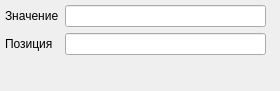
                 <widget class="QWidget" name="nd_insert">
                  <widget class="QWidget" name="formLayoutWidget_8">
                   <property name="geometry">
                    <rect>
                     <x>0</x>
                     <y>0</y>
                     <width>271</width>
                     <height>82</height>
                    </rect>
                   </property>
                   <layout class="QFormLayout" name="formLayout_14">
                    <property name="leftMargin">
                     <number>5</number>
                    </property>
                    <property name="topMargin">
                     <number>5</number>
                    </property>
                    <property name="rightMargin">
                     <number>5</number>
                    </property>
                    <property name="bottomMargin">
                     <number>5</number>
                    </property>
                    <item row="0" column="0">
                     <widget class="QLabel" name="insertValueLabel_nd">
                      <property name="text">
                       <string>Значение</string>
                      </property>
                     </widget>
                    </item>
                    <item row="0" column="1">
                     <widget class="QLineEdit" name="insertValueLineEdit_nd"/>
                    </item>
                    <item row="1" column="0">
                     <widget class="QLabel" name="insertPositionLabel_nd">
                      <property name="text">
                       <string>Позиция</string>
                      </property>
                     </widget>
                    </item>
                    <item row="1" column="1">
                     <widget class="QLineEdit" name="insertPositionLineEdit_nd"/>
                    </item>
                   </layout>
                  </widget>
                 </widget>
